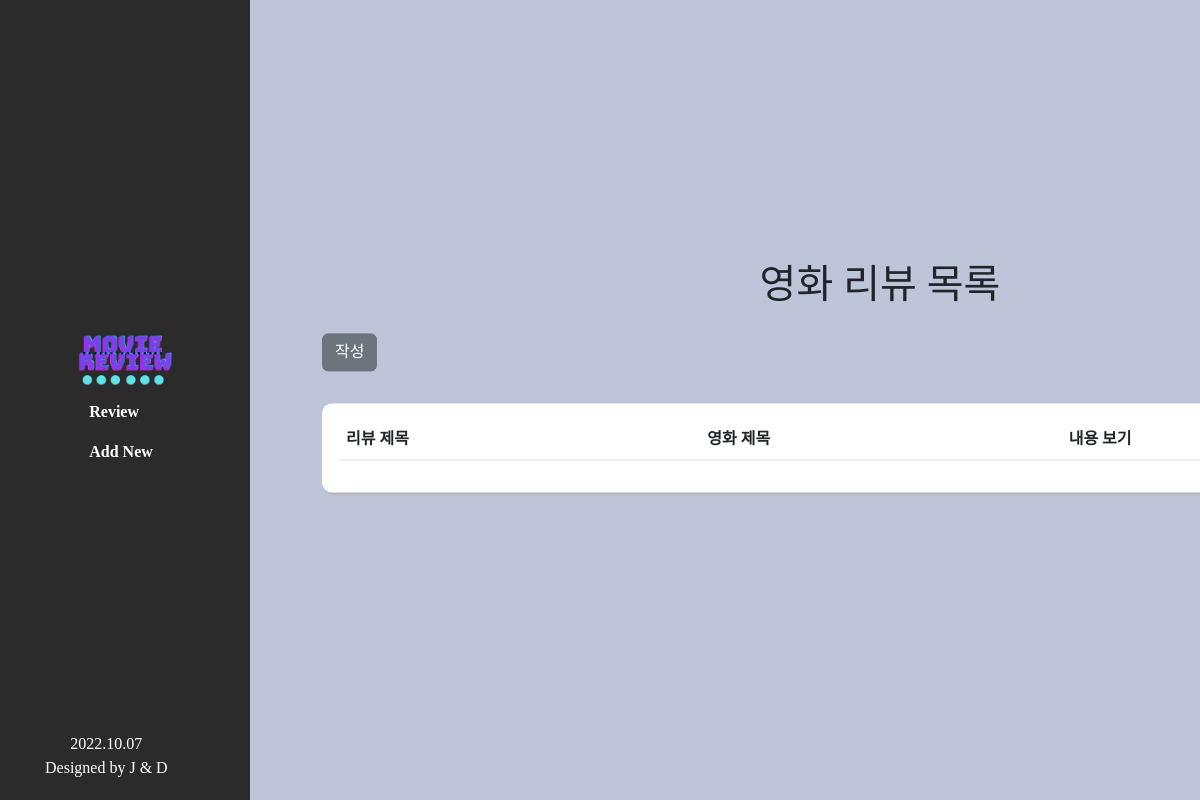
Before: /reviews/board/ with the older database file.
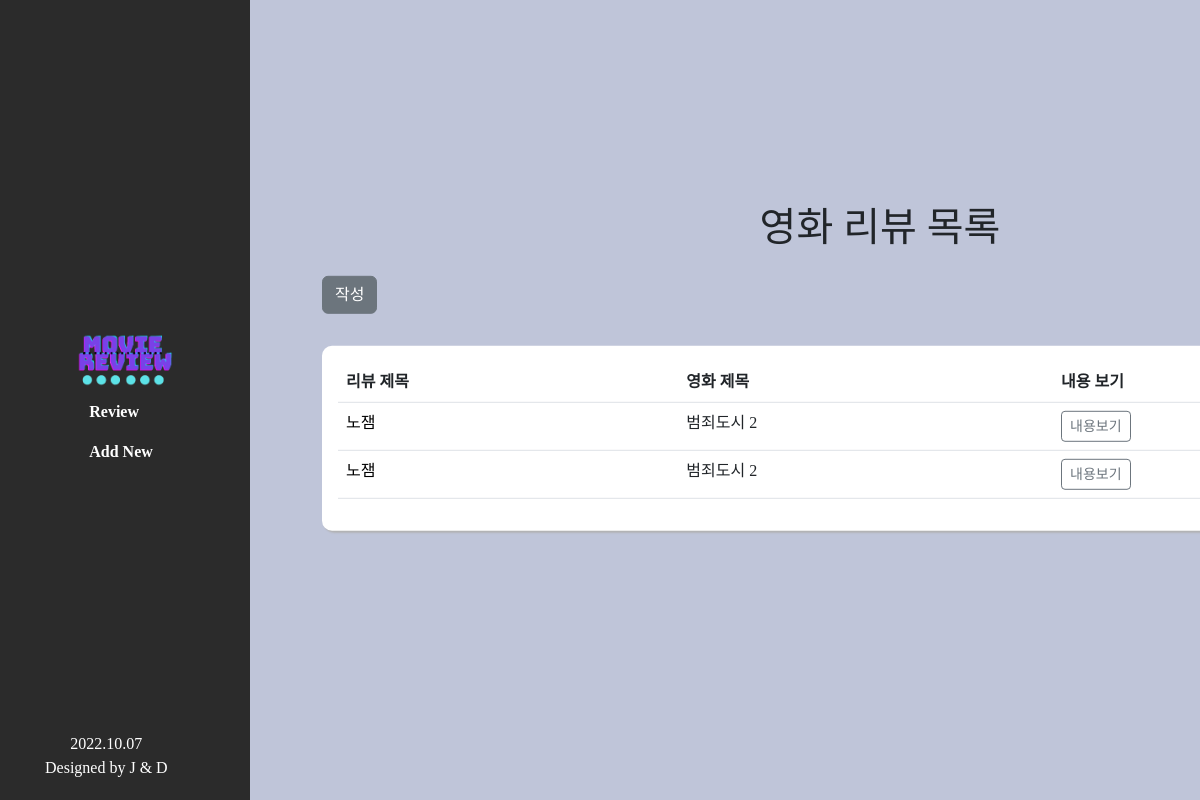
After: the same page with the newer database file.
### reviews/models.py (models this page shows)
class Review(models.Model):
  title = models.CharField(max_length=100)
  content = models.TextField()
  movie_name = models.CharField(max_length=100)
  grade = models.IntegerField(validators=[MinValueValidator(0), MaxValueValidator(5)])
  created_at = models.DateTimeField(auto_now_add=True)
  updated_at = models.DateTimeField(auto_now=True)

### reviews/views.py (the view)
# urls.py: path('board/', views.board, name='board'),
def board(request):
  context = {
    'reviews' : Review.objects.all().order_by('-created_at'),
  }
  return render(request, 'reviews/board.html', context)

### reviews/templates/reviews/board.html (shortened to what this page needs)
{% extends 'base.html' %}
{% load static %}
{% block css %}
  <link rel="stylesheet" href="{% static 'css/style.css' %}">
{% endblock css %}
{% block content %}
  <main>
    <section class="extrabg">
      <div class="board container">
        <h1 class="text-center pb-3">영화 리뷰 목록</h1>
        <a role="button" class="btn btn-secondary" href="{% url 'reviews:create' %}">작성</a>
        <div class="review-table">
          <table class="table container">
            <thead>
              <tr>
                <th scope="col">리뷰 제목</th>
                <th scope="col">영화 제목</th>
                <th scope="col">내용 보기</th>
              </tr>
            </thead>
            <tbody>
              {% for review in reviews %}
                <tr>
                  <td>
                    <a class="board-review-title" href="{% url 'reviews:detail' review.pk %}">{{ review.title }}</a>
                  </td>
                  <td>{{ review.movie_name }}</td>
                  <td>
                    <a role="button" class="btn btn-outline-secondary btn-sm" href="{% url 'reviews:detail' review.pk %}">내용보기</a>
                  </td>
                </tr>
              {% endfor %}
            </tbody>
          </table>
        </div>
      </div>
    </section>
  </main>
{% endblock content %}

### base/base.html (shortened to what this page needs)
{% load static %}
<!DOCTYPE html>
<html lang="en">
  <head>
    <link href="https://cdn.jsdelivr.net/npm/bootstrap@5.2.2/dist/css/bootstrap.min.css" rel="stylesheet">
    <link rel="stylesheet" href="{% static 'css/style.css' %}">
    {% block css %}{% endblock css %}
  </head>
  <body>
    <header>
      <nav class="navbar navbar-expand-lg" style="background-color: #2b2b2b;">
        <div class="container-fluid d-flex flex-column align-content-start">
          <a class="navbar-brand me-0" href="{% url 'reviews:index' %}"><img class="logo" src="/static/image/Movie Review (1)-fococlipping-standard.png" alt=""></a>
          <div id="navbarSupportedContent">
            <ul class="navbar-nav me-0 mb-2 mb-lg-0  flex-column">
              <li class="nav-item">
                <a class="nav-link fw-bolder text-white ps-0" href="{% url 'reviews:board' %}">Review</a>
              </li>
              <li class="nav-item">
                <a class="nav-link fw-bolder text-white ps-0" href="{% url 'reviews:create' %}">Add New</a>
              </li>
            </ul>
          </div>
        </div>
        <div class="copy text-white text-center">2022.10.07<br>
          Designed by J & D</div>
      </nav>
    </header>
    {% block content %}{% endblock content %}
  </body>
</html>

### static/css/style.css (style rules this page uses)
* { font-family: 'LeferiPoint-BlackA'; }
.logo { width: 6rem; }
body { display:flex; }
header { position: fixed; width: 250px; height: 100%; margin: 0; }
nav { height: 100%; }
main { margin-left: 250px; height: 100%; width: 100%; position: fixed; }
.extrabg { position: relative; width: auto; height: 100%; background-color: rgb(191, 197, 217); }
.copy { position: absolute; bottom: 20px; left: 45px; }
.board { position: absolute; left: 5%; top: 50%; transform: translate(0, -60%); }
.board-review-title { text-decoration: none; color: black; }
.review-table { margin-top: 2rem; padding: 1rem; background-color: white; border-radius: 10px; box-shadow: 2px 2px 2px rgb(177, 177, 177); }

Changed rows visible on the page:
added Review: title "노잼", movie_name "범죄도시 2"
added Review: title "노잼", movie_name "범죄도시 2"
